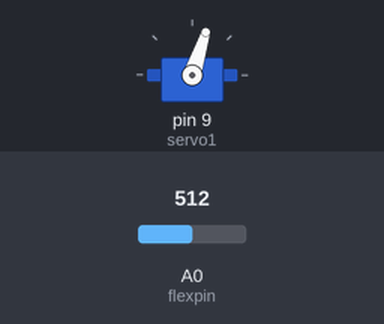
The sketch below on a simulated Arduino Uno, built with avr-gcc and run on an emulated ATmega328P. Shown: servo. The test bench sets the inputs (shaded band); at power-on: A0 (flexpin) = 512. What the sketch prints to the serial monitor is not drawn.

Above: at 1.2 s.
1.3 s: A0 (flexpin) set to 716
At 2.5 s:
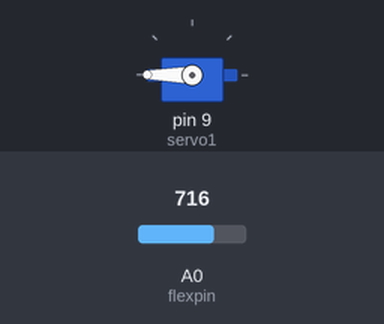
2.8 s: A0 (flexpin) set to 511
At 4.0 s:
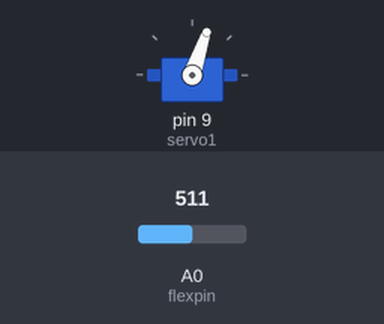
4.5 s: A0 (flexpin) set to 306
At 5.2 s:
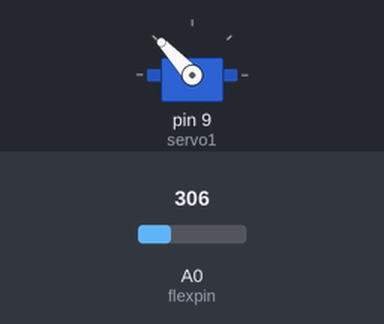
6.1 s: A0 (flexpin) set to 900
At 6.6 s:
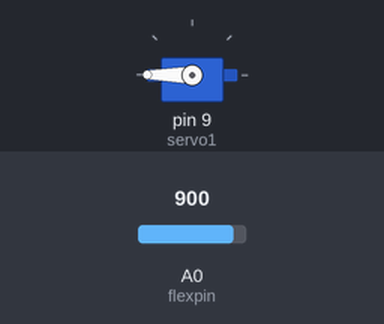
Timing chart, 0 to 8.6 s (numbered marks = the images above; inputs shaded):
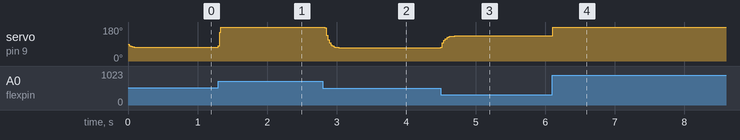

The sketch:

flex_plus_servo.ino
```cpp
/*
SparkFun Inventor's Kit for Arduino
Example sketch 09

FLEX SENSOR

  Use the "flex sensor" to change the position of a servo

  In the previous sketch, we learned how to command a servo to
  mode to different positions. In this sketch, we'll introduce
  a new sensor, and use it to control the servo.

  A flex sensor is a plastic strip with a conductive coating.
  When the strip is straight, the coating will be a certain
  resistance. When the strip is bent, the particles in the coating
  get further apart, increasing the resistance. You can use this
  sensor to sense finger movement in gloves, door hinges, stuffed
  animals, etc. See http://www.sparkfun.com/tutorials/270 for
  more information.

Hardware connections:

  Flex sensor:

    The flex sensor is the plastic strip with black stripes.
    It senses bending away from the striped side.

    The flex sensor has two pins, and since it's a resistor,
    the pins are interchangable.

    Connect one of the pins to ANALOG IN pin 0 on the Arduino.
    Connect the same pin, through a 10K Ohm resistor (brown
    black orange) to GND.
    Connect the other pin to 5V.

  Servo:

    The servo has a cable attached to it with three wires.
    Because the cable ends in a socket, you can use jumper wires
    to connect between the Arduino and the servo. Just plug the
    jumper wires directly into the socket.

    Connect the RED wire (power) to 5 Volts (5V)
    Connect the WHITE wire (signal) to digital pin 9
    Connect the BLACK wire (ground) to ground (GND)

    Note that servos can use a lot of power, which can cause your
    Arduino to reset or behave erratically. If you're using large
    servos or many of them, it's best to provide them with their
    own separate 5V supply. See this Arduino Forum thread for info:
    http://www.arduino.cc/cgi-bin/yabb2/YaBB.pl?num=1239464763

This sketch was written by SparkFun Electronics,
with lots of help from the Arduino community.
This code is completely free for any use.
Visit http://learn.sparkfun.com/products/2 for SIK information.
Visit http://www.arduino.cc to learn about the Arduino.

Version 2.0 6/2012 MDG
*/


// Include the servo library to add servo-control functions:

#include <Servo.h>

// Create a servo "object", called servo1. Each servo object
// controls one servo (you can have a maximum of 12):

Servo servo1;

// Define the analog input pin to measure flex sensor position:

const int flexpin = 0;


void setup()
{
  // Use the serial monitor window to help debug our sketch:

  Serial.begin(115200);

  // Enable control of a servo on pin 9:

  servo1.attach(9);
}

float previous_servo_position = 90;
float s = 0.95;
void loop()
{
  int flexposition;    // Input value from the analog pin.
  float servoposition;   // Output value to the servo.

  // Read the position of the flex sensor (0 to 1023):

  flexposition = analogRead(flexpin);

  // Because the voltage divider circuit only returns a portion
  // of the 0-1023 range of analogRead(), we'll map() that range
  // to the servo's range of 0 to 180 degrees. The flex sensors
  // we use are usually in the 600-900 range:

  //servoposition = map(flexposition, 550,300, 0, 180);
  servoposition = abs(440-flexposition);
  servoposition = map(servoposition, 0,180, 0, 180);
  servoposition = (1-s)*servoposition+s*previous_servo_position;
  previous_servo_position = servoposition;
  servoposition = constrain(servoposition, 0, 180);

  // Now we'll command the servo to move to that position:

  servo1.write(int(servoposition));

  // Because every flex sensor has a slightly different resistance,
  // the 600-900 range may not exactly cover the flex sensor's
  // output. To help tune our program, we'll use the serial port to
  // print out our values to the serial monitor window:

  Serial.print("sensor: ");
  Serial.print(flexposition-440);
  Serial.print("  servo: ");
  Serial.println(servoposition);

  // Note that all of the above lines are "print" except for the
  // last line which is "println". This puts everything on the
  // same line, then sends a final carriage return to move to
  // the next line.

  // After you upload the sketch, turn on the serial monitor
  // (the magnifying-glass icon to the right of the icon bar).
  // You'll be able to see the sensor values. Bend the flex sensor
  // and note its minimum and maximum values. If you replace the
  // 600 and 900 in the map() function above, you'll exactly match
  // the flex sensor's range with the servo's range.

  delay(1);  // wait 20ms between servo updates
}
```

Measured:
- after the input at 1.3 s, servo on pin 9 (servo1): 72° → 180° at once
- after the input at 2.8 s, servo on pin 9 (servo1): moves from 180° to 71° over 0.20 s, starting at once
- after the input at 4.5 s, servo on pin 9 (servo1): moves from 71° to 133° over 0.20 s, starting at once
- after the input at 6.1 s, servo on pin 9 (servo1): 133° → 180° at once
